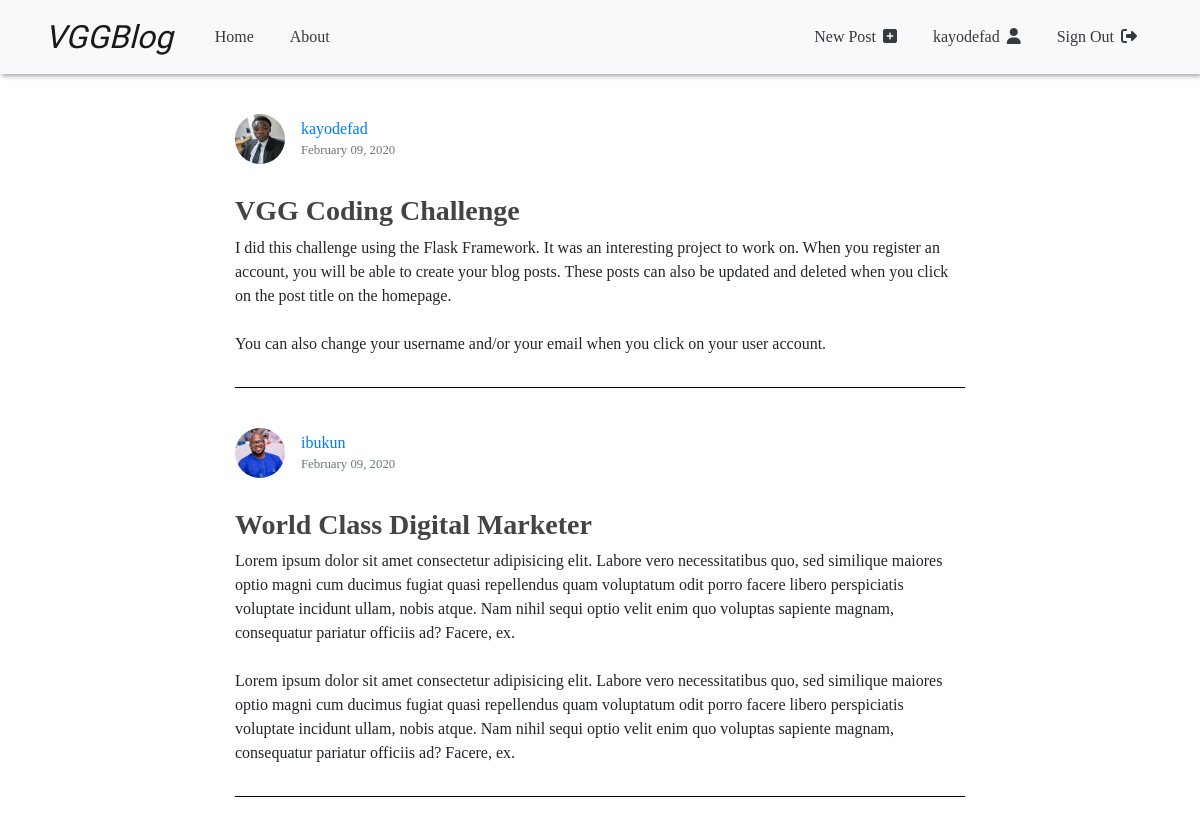
Screenshot of /home (signed in) with the database file from the repository.
### vggblog/models.py (models this page shows, shortened)
class User(db.Model, UserMixin):
  id = db.Column(db.Integer, primary_key=True)
  username = db.Column(db.String(20), unique=True, nullable=False)
  email = db.Column(db.String(120), unique=True, nullable=False)
  image_file = db.Column(db.String(20), nullable=False, default='default.jpg')
  password = db.Column(db.String(60), nullable=False)
  posts = db.relationship('Post', backref='author', lazy=True)

class Post(db.Model):
  id = db.Column(db.Integer, primary_key=True)
  title = db.Column(db.String(100), nullable=False)
  date_posted = db.Column(db.DateTime, nullable=False, default=datetime.utcnow)
  content = db.Column(db.Text, nullable=False)
  user_id = db.Column(db.Integer, db.ForeignKey('user.id'), nullable=False)

### vggblog/routes.py (the view)
@app.route('/home')
def home():
    posts = Post.query.all()
    return render_template('home.html', posts=posts)

### vggblog/models.py (called while the page is built)
@login_manager.user_loader
def load_user(user_id):
  return User.query.get(int(user_id))

### vggblog/templates/home.html
{% extends "layout.html" %}
{% block content %}
  {% for post in posts %}
  <article class="content-section">
    <div class="img-container">
      <img class="rounded-circle article-img" src="{{url_for('static', filename='profile_pics/' + post.author.image_file)}}" alt="">
      <div class="article-metadata">
        <a class="mr-2" href="#">{{ post.author.username }}</a>
        <small class="text-muted">{{ post.date_posted.strftime('%B %d, %Y') }}</small>
      </div>
    </div>
    <div class="media-body">
      <h3><a class="article-title" href="{{ url_for('post', post_id=post.id) }}">{{ post.title }}</a></h3>
      <p class="article-content">{{ post.content }}</p>
    </div>
  </article>
  {% endfor %}
{% endblock content %}

### vggblog/templates/layout.html (shortened to what this page needs)
<!DOCTYPE html>
<html lang="en">
  <head>
    <link
      rel="stylesheet"
      href="https://stackpath.bootstrapcdn.com/bootstrap/4.4.1/css/bootstrap.min.css"
    />
    <link rel="stylesheet" type="text/css" href="{{ url_for('static', filename='main.css') }}">
  </head>
  <body>
    <header class="site-header">
      <nav class="navbar navbar-expand-md navbar-light bg-light">
        <div class="container">
          <a class="navbar-brand mr-4" href="{{ url_for('home') }}">VGGBlog</a>
          <div class="collapse navbar-collapse" id="navbarToggle">
            <div class="navbar-nav mr-auto">
              <a class="nav-item nav-link text-dark" href="{{ url_for('home') }}">Home</a>
              <a class="nav-item nav-link text-dark" href="{{ url_for('about') }}">About</a>
            </div>
            <div class="navbar-nav">
              {% if current_user.is_authenticated %}
              <a class="nav-item nav-link text-dark" href="{{ url_for('new_post') }}">New Post <i class="fas fa-plus-square"></i></a>
              <a style="text-transform: lowercase;" class="nav-item nav-link text-dark" href="{{ url_for('account') }}">{{current_user.username}} <i class="fas fa-user"></i></a s>
              <a class="nav-item nav-link text-dark" href="{{ url_for('logout') }}">Sign Out <i class="fas fa-sign-out-alt"></i></a>
              {% else %}
              <a class="nav-item nav-link text-dark" href="{{ url_for('login') }}">Sign In <i class="fas fa-sign-in-alt"></i></a>
              <a class="nav-item nav-link text-dark" href="{{ url_for('register') }}">Become a Member <i class="fas fa-hand-point-right"></i></a>
              {% endif %}
            </div>
          </div>
        </div>
      </nav>
    </header>
    <main role="main" class="container">
    <div class="row">
      <div class="col-md-8 mx-auto">
        {% block content %}{% endblock %}
      </div>
    </div>
    </main>
  </body>
</html>

### vggblog/static/main.css (style rules this page uses)
body { font-family: Cambria, Cochin, Georgia, Times, 'Times New Roman', serif; }
h1, h2, h3, h4, h5, h6 { color: #444444; }
header { position: sticky; top: 0; z-index: 50; box-shadow: 2px 2px 5px rgb(161, 163, 163); }
.site-header .navbar-brand { font-family: 'Cookie', cursive; font-style: italic; font-size: 2rem; }
.site-header .navbar-nav .nav-link { color: #cbd5db; margin: 0 10px; }
.site-header .navbar-nav i { margin-left: 3px; }
main { margin-top: 2.5rem; }
.content-section .img-container { display: flex; align-items: center; }
.content-section { margin-bottom: 40px; padding-bottom: 15px; border-bottom: 1px solid #000; }
.content-section h3 { margin-top: 30px; }
.article-title { color: #444444; font-weight: bold; }
.article-content { white-space: pre-line; }
.article-img { height: 50px; width: 50px; margin-right: 16px; }
.article-metadata { display: flex; flex-direction: column; }

### rows the page displays
User: username "kayodefad"
Post: image_file (picture), author.username "kayodefad", date_posted "February 09, 2020", title "VGG Coding Challenge", content "I did this challenge using the Flask Framework. It was an interesting project to work on. When you register an account, you will be able to create your blog posts. These posts can also be updated and deleted when you click on the post title on the homepage. You can also change your username and/or your email when you click on your user account."
Post: image_file (picture), author.username "ibukun", date_posted "February 09, 2020", title "World Class Digital Marketer", content "Lorem ipsum dolor sit amet consectetur adipisicing elit. Labore vero necessitatibus quo, sed similique maiores optio magni cum ducimus fugiat quasi repellendus quam voluptatum odit porro facere libero perspiciatis voluptate incidunt ullam, nobis atque. Nam nihil sequi optio velit enim quo voluptas sapiente magnam, consequatur pariatur officiis ad? Facere, ex. Lorem ipsum dolor sit amet consectetur adipisicing elit. Labore vero necessitatibus quo, sed similique maiores optio magni cum ducimus fugiat quasi repellendus quam voluptatum odit porro facere libero perspiciatis voluptate incidunt ullam, nobis atque. Nam nihil sequi optio velit enim quo voluptas sapiente magnam, consequatur pariatur…"
